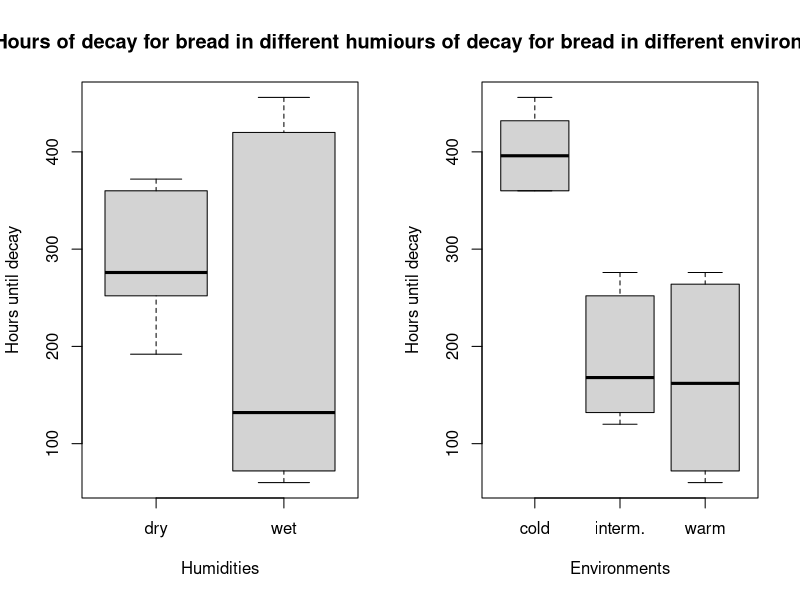
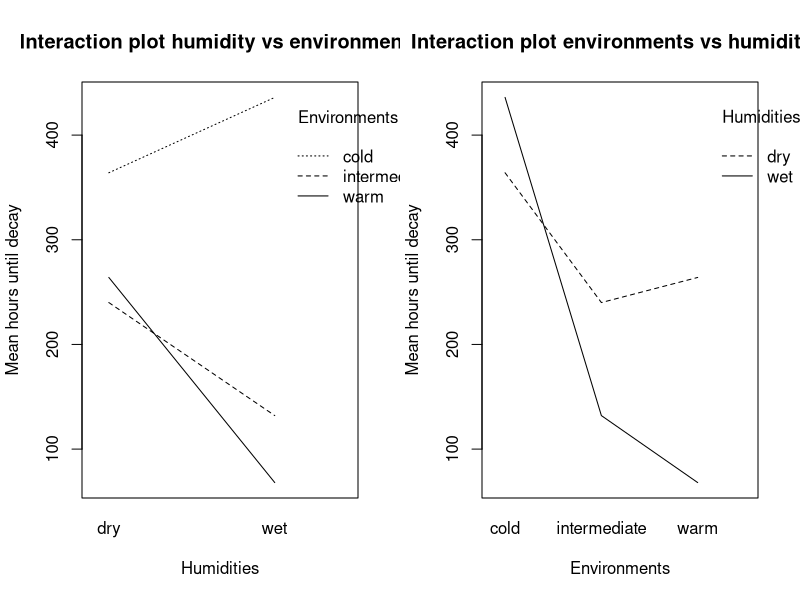
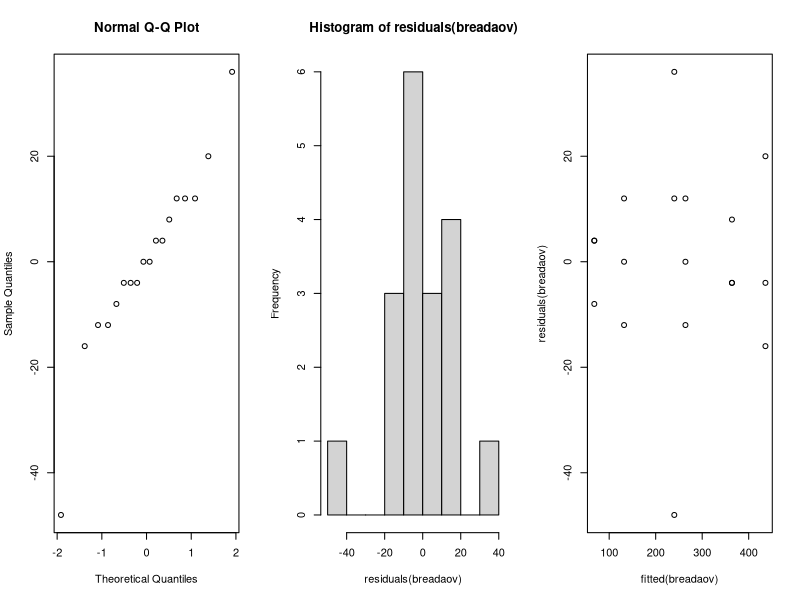
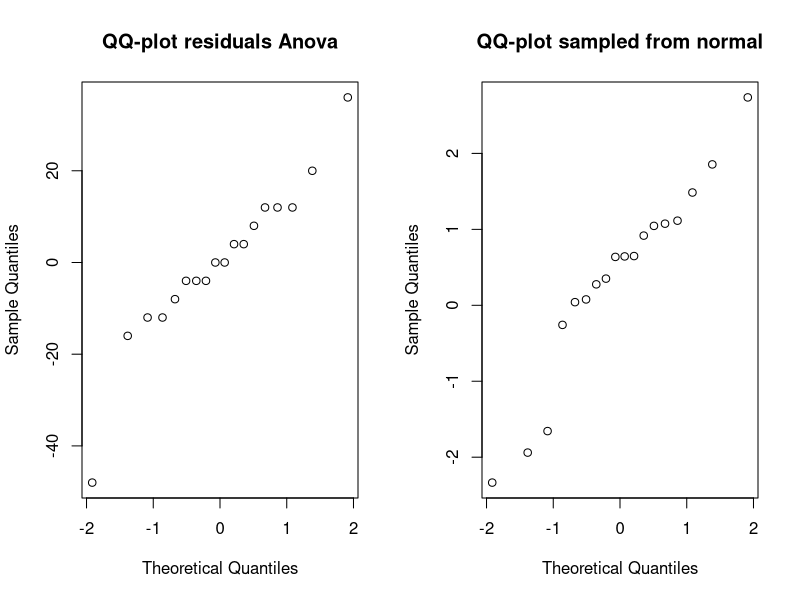
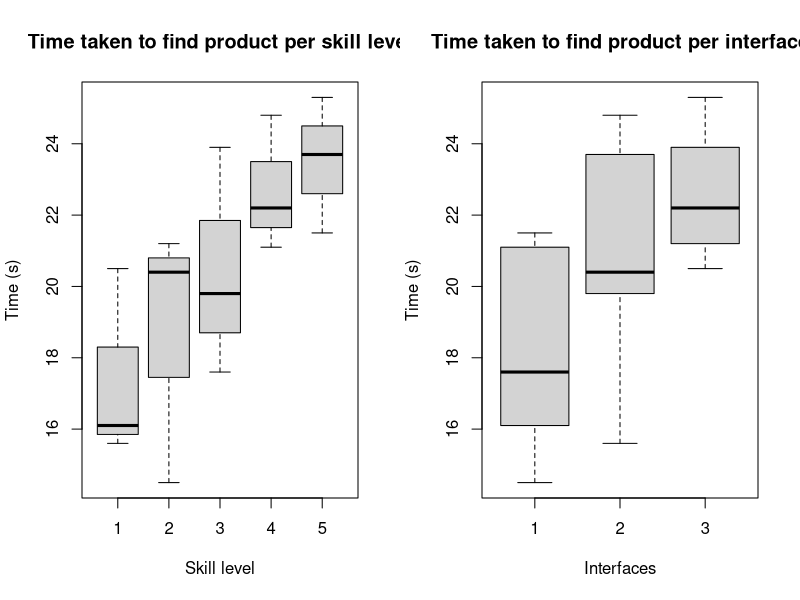
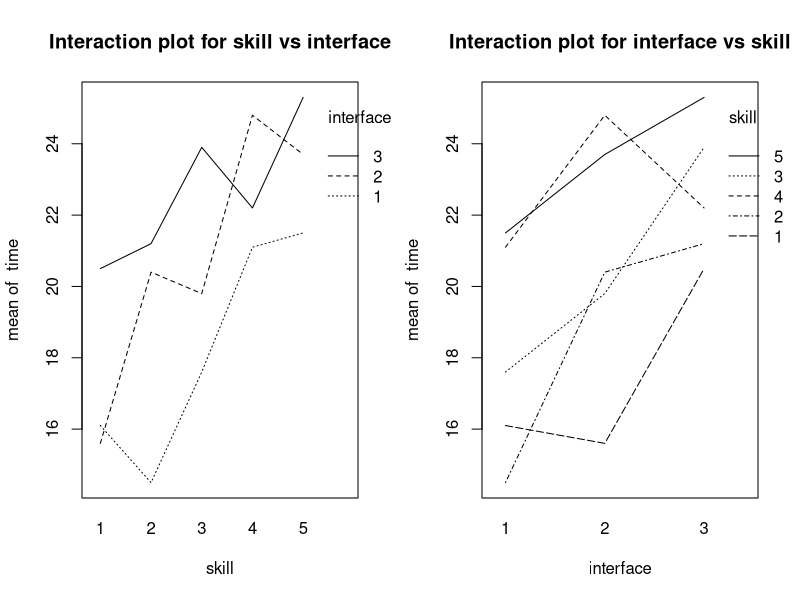
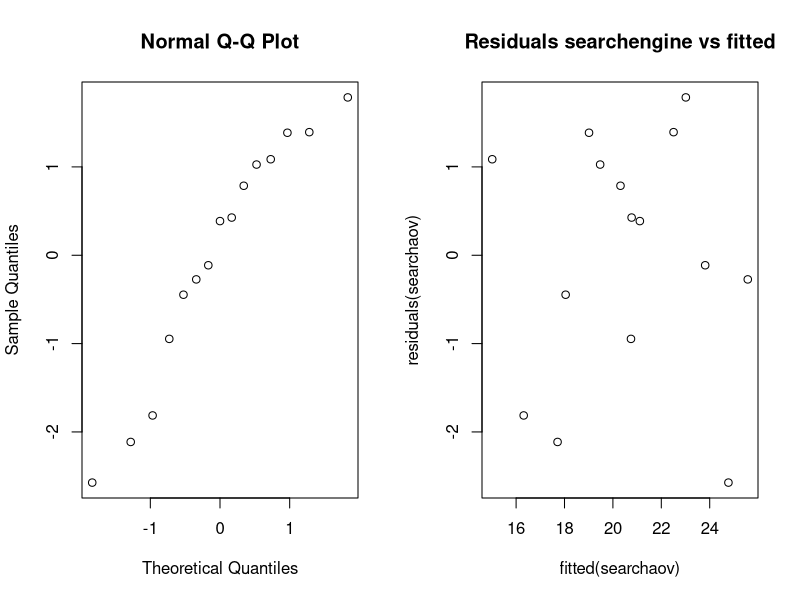
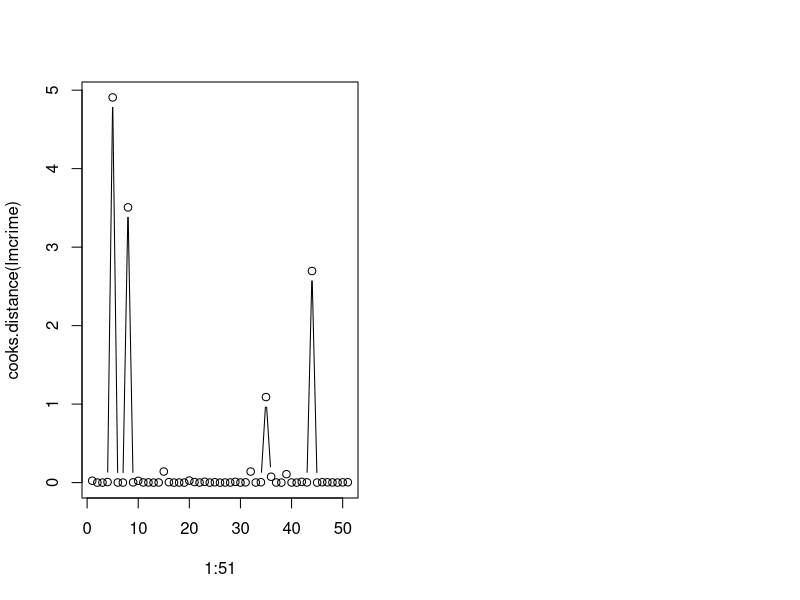

Write the R code that produced these figures, in order.
## ---- chunk 1
#knitr::opts_chunk$set(echo = TRUE)
rm(list=ls())
## ---- chunk 2
bread <- read.table("bread.txt", header=TRUE)
attach(bread)
## ---- chunk 3
I=3;J=2;N=3 
test_division = cbind(sample(1:(N*I*J)), rep(1:I,each=N*J), rep(1:J,N*I))
colnames(test_division) = c("slice of bread", "environments", "humidity")
test_division
## ---- chunk 4
par(mfrow=c(1,2))
boxplot(hours~humidity, main="Hours of decay for bread in different humidities",
        names = c("dry", "wet"), xlab = "Humidities", ylab = "Hours until decay")
boxplot(hours~environment, main="Hours of decay for bread in different environments", names = c("cold", "interm.", "warm"), xlab = "Environments", ylab = "Hours until decay")
interaction.plot(humidity, environment, hours, ylab="Mean hours until decay", xlab="Humidities", trace.label = "Environments", main="Interaction plot humidity vs environments")
interaction.plot(environment, humidity, hours, ylab="Mean hours until decay", xlab="Environments", trace.label = "Humidities", main="Interaction plot environments vs humidities")
## ---- chunk 5
environment=as.factor(environment); humidity=as.factor(humidity)
breadaov=lm(hours~environment*humidity); anova(breadaov)
## ---- chunk 6
anova(breadaov)
## ---- chunk 7
summary(breadaov)
## ---- chunk 8
par(mfrow=c(1,3))
qqnorm(residuals(breadaov))
hist(residuals(breadaov))
plot(fitted(breadaov),residuals(breadaov))
#"normal" is a previously sampled simulated normal distribution
{normal = c(1.85545684, 0.27601926, -2.33453968,  2.73751211, 1.11431329, -1.65630464, 1.07472446, 0.64832186, 1.04576540, 0.35123544, 0.04137246, -0.25784063, 1.48521609, 0.63715436, 0.91764796, -1.93953189, 0.07730684, 0.64368029)}
## ---- chunk 9
# compare normality for similar sized normally generated data
par(mfrow=c(1,2))
qqnorm(residuals(breadaov), main= "QQ-plot residuals Anova")
qqnorm(normal, main= "QQ-plot sampled from normal")
## ---- chunk 10
detach(bread)
## ---- chunk 11
searchengine <- read.table("search.txt", header=TRUE)
attach(searchengine)
## ---- chunk 12
# Make table with available information per participant
id = c(1:nrow(searchengine))
skill = searchengine$skill
treatm = NaN*c(1:nrow(searchengine))
randomized = data.frame(id, skill, treatm)
# Order participants by their skill
randomized = randomized[order(randomized$skill),]
# Create randomization table
I=3;B=5;N=1
a = matrix(0, nrow=B, ncol=N*I, byrow=TRUE)
for (i in 1:B) 
    a[i,] = (sample(1:(N*I)))
# Use randomization table for filling in the treatments per participant id
for (r in 1:B)
    for (c in 1:I)
        randomized$treatm[(r-1)*I + c] = a[r,c]
# Print randomization table and assigned treatments to participant with a certain skill
a
randomized
## ---- chunk 13
par(mfrow = c(1,2))

boxplot(time~skill, main="Time taken to find product per skill level", ylab="Time (s)", xlab="Skill level")
boxplot(time~interface, main="Time taken to find product per interface", ylab="Time (s)", xlab="Interfaces")
interaction.plot(skill, interface, time, main="Interaction plot for skill vs interface")
interaction.plot(interface, skill, time, main="Interaction plot for interface vs skill")

skill = as.factor(skill)
interface = as.factor(interface) 
searchaov = lm(time~skill+interface)
anova(searchaov)
summary(searchaov)
## ---- chunk 14
par(mfrow=c(1,2))
qqnorm(residuals(searchaov)); 
plot(fitted(searchaov),residuals(searchaov), main= "Residuals searchengine vs fitted")
## ---- chunk 15
friedman.test(time, interface, skill)
## ---- chunk 16
aovsearch_ow = lm(time~interface)
anova(aovsearch_ow)
## ---- chunk 17
detach(searchengine)
## ---- chunk 18
cow <- read.table("cow.txt", header=TRUE)
attach(cow)
per = as.factor(per); id = as.factor(cow$id)
## ---- chunk 19
cowlm=lm(milk~id+per+treatment)
anova(cowlm)
summary(cowlm)
## ---- chunk 20
library(lme4)
cowlmer=lmer(milk~treatment+order+per+(1|id), REML=FALSE)
cowlmer1=lmer(milk~order+per+(1|id), REML=FALSE)
anova(cowlmer1, cowlmer)
## ---- chunk 21
t.test(milk[treatment=="A"],milk[treatment=="B"],paired=TRUE)
## ---- chunk 22
detach(cow)
## ---- chunk 23
austen <- read.table("austen.txt", header=TRUE)
attach(austen)
## ---- chunk 24
janeausten <- austen[,1:3] # only leave columns from real austen
ja <- chisq.test(janeausten)
ja
ja$expected
residuals(ja)
style <- rowSums(abs(ja$residuals)); style
## ---- chunk 25
aus <- chisq.test(austen)
aus
residuals(aus)
fakeaus <- aus$residuals[,4]
avgausten <- rowSums(ja$residuals)/3;difference = fakeaus-avgausten

fakeaus # residuals of the admirer
avgausten  # averaged residuals of Austen
difference # difference in residuals between austen and the admirer
## ---- chunk 26
detach(austen)
## ---- chunk 27
expensescrime <- read.table("expensescrime.txt", header = TRUE)
attach(expensescrime)
## ---- chunk 28
lmcrime <- lm(expend~bad+crime+lawyers+employ+pop,data=expensescrime)
plot(1:51,cooks.distance(lmcrime),type="b")
pairs(expensescrime[,c(3:7,2)])
round(cor(expensescrime[,c(3:7,2)]),2)
## ---- chunk 29
# summary(lm(expend~bad,data=expensescrime))[c(4,8)]
# summary(lm(expend~crime,data=expensescrime))[c(4,8)]
# summary(lm(expend~lawyers,data=expensescrime))[c(4,8)]
# summary(lm(expend~employ,data=expensescrime))[c(4,8)]
# summary(lm(expend~pop,data=expensescrime))[c(4,8)]
## ---- chunk 30
# summary(lm(expend~employ+bad,data=expensescrime))[c(4,8)]
# summary(lm(expend~employ+crime,data=expensescrime))[c(4,8)]
# summary(lm(expend~employ+lawyers,data=expensescrime))[c(4,8)]
# summary(lm(expend~employ+pop,data=expensescrime))[c(4,8)]
## ---- chunk 31
# summary(lm(expend~bad+crime+lawyers+employ+pop),data=expensescrime)[c(4,8)]
## ---- chunk 32
# summary(lm(expend~bad+lawyers+employ+pop),data=expensescrime)[c(4,8)]
## ---- chunk 33
# summary(lm(expend~lawyers+employ+pop),data=expensescrime)[c(4,8)]
## ---- chunk 34
# summary(lm(expend~lawyers+employ),data=expensescrime)[c(4,8)]
## ---- chunk 35
par(mfrow=c(3,2))
# Step-up model:
# Since we only have one explanatory variable we also do not need to check VIF-values
employlm = lm(expend~employ, data=expensescrime)

plot(employ, expend, main="Expend against emply")
plot(residuals(employlm),employ, main="??????????DEZE HOUDEN??????????")

plot(residuals(employlm),expend, main="Residuals model vs Y (expend)", ylim=c(0,6500))
plot(residuals(employlm),fitted(employlm), main="Residuals model vs fitted Y", ylim=c(0,6500))
qqnorm(residuals(employlm),main="QQ-plot employ-lm")

